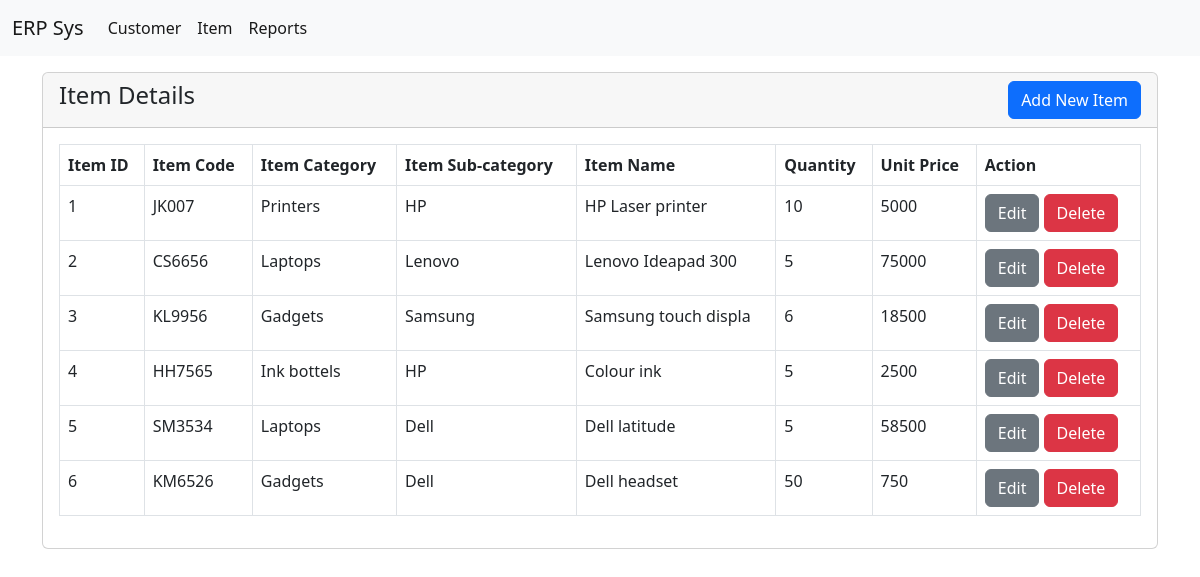
/item.php, run on the app's committed database.
### tables this page shows
CREATE TABLE IF NOT EXISTS `item` (
  `id` int(11) NOT NULL AUTO_INCREMENT,
  `item_code` varchar(20) NOT NULL,
  `item_category` varchar(20) NOT NULL,
  `item_subcategory` varchar(20) NOT NULL,
  `item_name` varchar(20) NOT NULL,
  `quantity` varchar(20) NOT NULL,
  `unit_price` varchar(20) NOT NULL,
  PRIMARY KEY (`id`)
);

CREATE TABLE IF NOT EXISTS `item_category` (
  `id` int(11) NOT NULL AUTO_INCREMENT,
  `category` varchar(100) NOT NULL,
  PRIMARY KEY (`id`)
);

CREATE TABLE IF NOT EXISTS `item_subcategory` (
  `id` int(11) NOT NULL AUTO_INCREMENT,
  `sub_category` varchar(100) NOT NULL,
  PRIMARY KEY (`id`)
);

### item.php (the view, shortened to what this page needs)
<?php
    require('con_db.php');
?>
<!DOCTYPE html>
<html lang="en">
<head>
    <link rel="stylesheet" href="https://cdn.jsdelivr.net/npm/bootstrap@5.2.0-beta1/dist/css/bootstrap.min.css">
</head>
<body>
    <?php include('navbar.php') ?>
    <div class="container mt-3">
        <div class="raw">
            <div class="col-md-12">
                <div class="card">
                    <div class="card-header">
                        <h4>Item Details
                            <a href="item-create.php" class="btn btn-primary float-end">Add New Item</a>
                        </h4>
                    </div>
                    <div class="card-body">
                         <table class="table table-bordered">
                            <thead>
                                <tr>
                                    <th>Item ID</th>
                                    <th>Item Code</th>
                                    <th>Item Category</th>
                                    <th>Item Sub-category</th>
                                    <th>Item Name</th>
                                    <th>Quantity</th>
                                    <th>Unit Price</th>
                                    <th>Action</th>
                                </tr>
                            </thead>
                            <tbody>
                                <?php
                                    $query= "SELECT item.id, item.item_code, item_category.category, item_subcategory.sub_category,
                                    item.item_name, item.quantity, item.unit_price FROM item LEFT JOIN item_category ON item.item_category=item_category.id
                                    LEFT JOIN item_subcategory ON item.item_subcategory=item_subcategory.id ORDER BY id";
                                    $query_run= mysqli_query($conn, $query);
                                    if(mysqli_num_rows($query_run)>0){
                                        foreach($query_run as $item){
                                            ?>
                                            <tr>
                                                <td><?= $item['id'];?></td>
                                                <td><?= $item['item_code'];?></td>
                                                <td><?= $item['category'];?></td>
                                                <td><?= $item['sub_category'];?></td>
                                                <td><?= $item['item_name'];?></td>
                                                <td><?= $item['quantity'];?></td>
                                                <td><?= $item['unit_price'];?></td>
                                                <td>
                                                    <a href="item-edit.php?id=<?= $item['id'];?>" class="btn btn-secondary">Edit</a>
                                                    <form action="events.php" method="POST" class="d-inline">
                                                        <button type="submit" name="delete_item" value="<?= $item['id']; ?>" class="btn btn-danger">Delete</button>
                                                    </form>
                                                </td>
                                            </tr>
                                            <?php
                                        }
                                    }
                                    else{
                                        echo "<h5>NO Rec</h5>";
                                    }
                                ?>
                            </tbody>
                         </table>
                    </div>
                </div>
            </div>
        </div>
    </div>
</body>
</html>

### data on the page
item: id "1", item_code "JK007", item_category.category "Printers", item_subcategory.sub_category "HP", item_name "HP Laser printer", quantity "10", unit_price "5000"
item: id "2", item_code "CS6656", item_category.category "Laptops", item_subcategory.sub_category "Lenovo", item_name "Lenovo Ideapad 300", quantity "5", unit_price "75000"
item: id "3", item_code "KL9956", item_category.category "Gadgets", item_subcategory.sub_category "Samsung", item_name "Samsung touch displa", quantity "6", unit_price "18500"
item: id "4", item_code "HH7565", item_category.category "Ink bottels", item_subcategory.sub_category "HP", item_name "Colour ink", quantity "5", unit_price "2500"
item: id "5", item_code "SM3534", item_category.category "Laptops", item_subcategory.sub_category "Dell", item_name "Dell latitude", quantity "5", unit_price "58500"
item: id "6", item_code "KM6526", item_category.category "Gadgets", item_subcategory.sub_category "Dell", item_name "Dell headset", quantity "50", unit_price "750"
